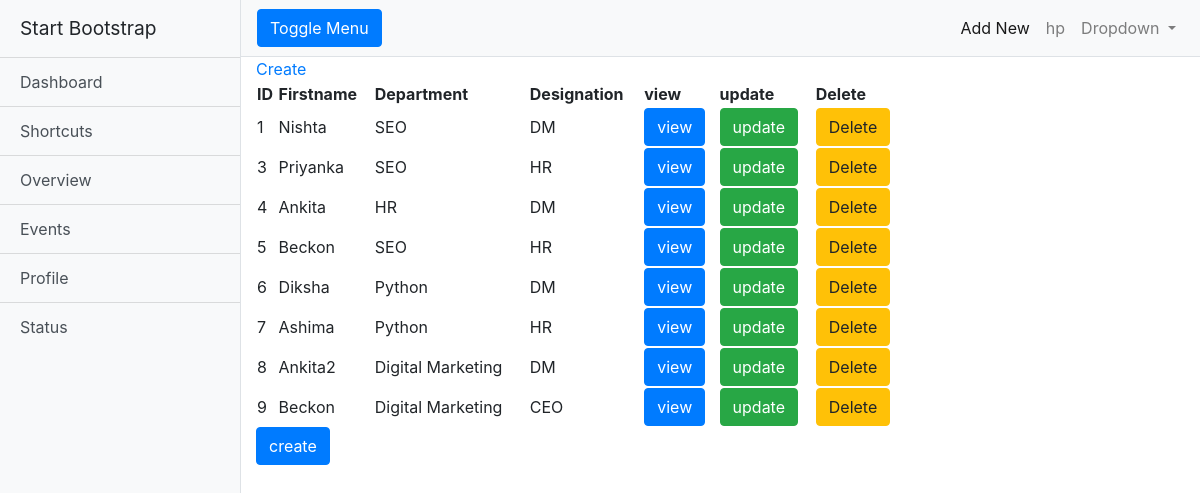
The app's page / (signed in) with its own data.
### core1/models.py (models this page shows, shortened)
class Employee(models.Model):
    department= models.ForeignKey(Department, on_delete=models.CASCADE)
    first_name=models.CharField(max_length=50)
    designation=models.CharField(max_length=60)
    objects=models.Manager()

class Department(models.Model):
    dept_name=models.CharField(max_length=50)
    def __str__(self):
        return self.dept_name

### core1/views.py (the view)
# urls.py: path("",xyz1, name="xyz1"),
@login_required()
def xyz1(request):
    template ='core1/temp1.html'
    ob=Employee.objects.all()
    context={
        "a":ob
    }
    return render(request,template,context)

### templates/core1/temp1.html
{%extends "core1/base.html" %}
{% block content %}
<a href="{% url "emp_form" %}"> Create</a>
<table style="width:70%">
      <thead>
  <tr>
    <th>ID</th>
    <th>Firstname</th>
    <th>Department</th>
    <th>Designation</th>
    <th>view</th>
    <th>update</th>
    <th>Delete</th>
  </tr>
  </thead>
  <tbody>
  {% for a in a %}
<tr>
  <td>{{a.id}}</td>
  <td>{{a.first_name}}</td>
  <td>{{a.department}}</td>
  <td> {{a.designation}}</td>
  <td> <a class="btn btn-primary" href="/emp_detail/{{a.pk}}"> view</a></td>
  <td> <a class="btn btn-success" href="/emp_detail/update/{{a.pk}}">update</a></td>
  <td><a class="btn btn-warning" href="/emp_detail/delete/{{a.pk}}"> Delete</a></td>
</tr>
  {% endfor %}
  </tbody>
</table>
<a class="btn btn-primary" href="{% url 'emp_form' %}">create</a>
</body>
{% endblock %}

### templates/core1/base.html (shortened to what this page needs)
<!DOCTYPE html>
<html lang="en">
{% load static %}
<head>
  <link href="{% static 'core1/vendor/bootstrap/css/bootstrap.min.css' %}" rel="stylesheet">
  <link href="{% static 'core1/css/simple-sidebar.css'%}" rel="stylesheet">
</head>
<body>
  <div class="d-flex" id="wrapper">
    <div class="bg-light border-right" id="sidebar-wrapper">
      <div class="sidebar-heading">Start Bootstrap </div>
      <div class="list-group list-group-flush">
        <a href="#" class="list-group-item list-group-item-action bg-light">Dashboard</a>
        <a href="#" class="list-group-item list-group-item-action bg-light">Shortcuts</a>
        <a href="#" class="list-group-item list-group-item-action bg-light">Overview</a>
        <a href="#" class="list-group-item list-group-item-action bg-light">Events</a>
        <a href="#" class="list-group-item list-group-item-action bg-light">Profile</a>
        <a href="#" class="list-group-item list-group-item-action bg-light">Status</a>
      </div>
    </div>
    <div id="page-content-wrapper">
      <nav class="navbar navbar-expand-lg navbar-light bg-light border-bottom">
        <button class="btn btn-primary" id="menu-toggle">Toggle Menu</button>
        <div class="collapse navbar-collapse" id="navbarSupportedContent">
          <ul class="navbar-nav ml-auto mt-2 mt-lg-0">
            <li class="nav-item active">
              <a class="nav-link" href="{% url 'emp_form' %}">Add New<span class="sr-only">(current)</span></a>
            </li>
            <li class="nav-item">
              <a class="nav-link" href="#">{{ user.username }}</a>
            </li>
            <li class="nav-item dropdown">
              <a class="nav-link dropdown-toggle" href="#" id="navbarDropdown" role="button" data-toggle="dropdown" aria-haspopup="true" aria-expanded="false">
                Dropdown
              </a>
            </li>
          </ul>
        </div>
      </nav>
    <div class="container-fluid">
        {% block content%}
        {% endblock %}
</body>
</html>

### core1/static/core1/css/simple-sidebar.css (style rules this page uses)
body { overflow-x: hidden; }
#sidebar-wrapper { min-height: 100vh; margin-left: -15rem; -webkit-transition: margin .25s ease-out; -moz-transition: margin .25s ease-out; -o-transition: margin .25s ease-out; transition: margin .25s ease-out; }
#sidebar-wrapper .sidebar-heading { padding: 0.875rem 1.25rem; font-size: 1.2rem; }
#sidebar-wrapper .list-group { width: 15rem; }
#page-content-wrapper { min-width: 100vw; }
@media (min-width: 768px) { #sidebar-wrapper { margin-left: 0; } }
@media (min-width: 768px) { #page-content-wrapper { min-width: 0; width: 100%; } }

### records on screen
Employee: id "1", first_name "Nishta", department "SEO", designation "DM"
Employee: id "3", first_name "Priyanka", department "SEO", designation "HR"
Employee: id "4", first_name "Ankita", department "HR", designation "DM"
Employee: id "5", first_name "Beckon", department "SEO", designation "HR"
Employee: id "6", first_name "Diksha", department "Python", designation "DM"
Employee: id "7", first_name "Ashima", department "Python", designation "HR"
Employee: id "8", first_name "Ankita2", department "Digital Marketing", designation "DM"
Employee: id "9", first_name "Beckon", department "Digital Marketing", designation "CEO"

### other values on screen
{{ user.username }} "hp"
